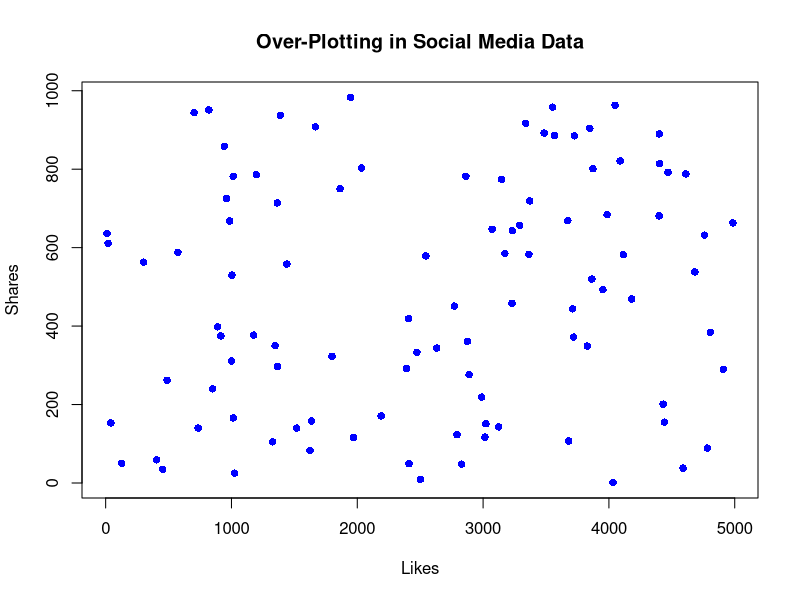
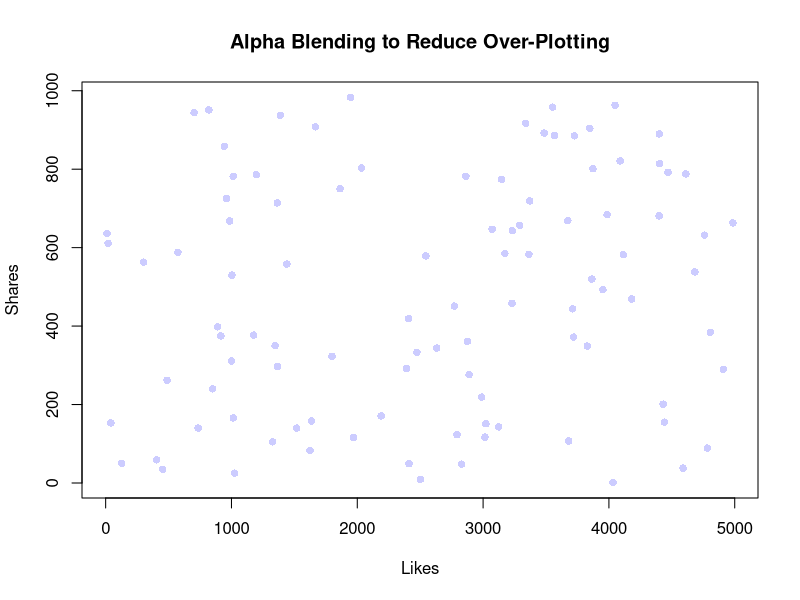
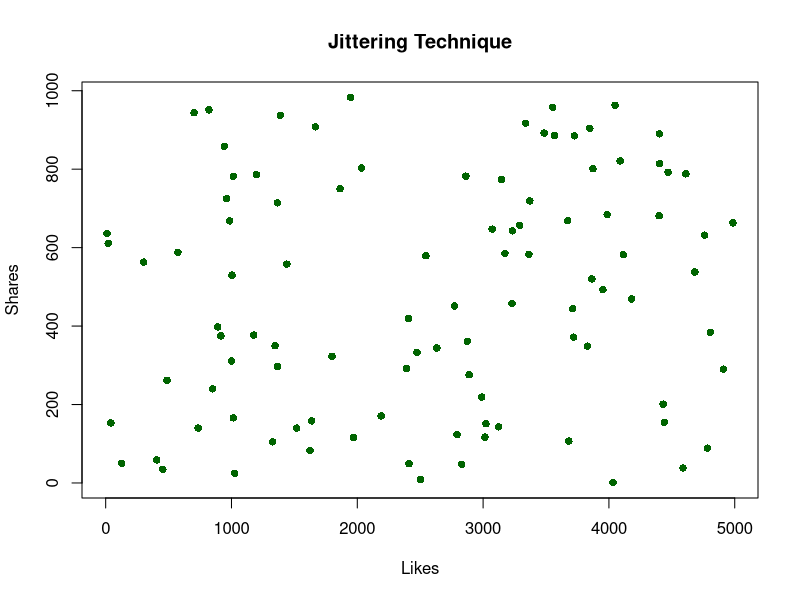
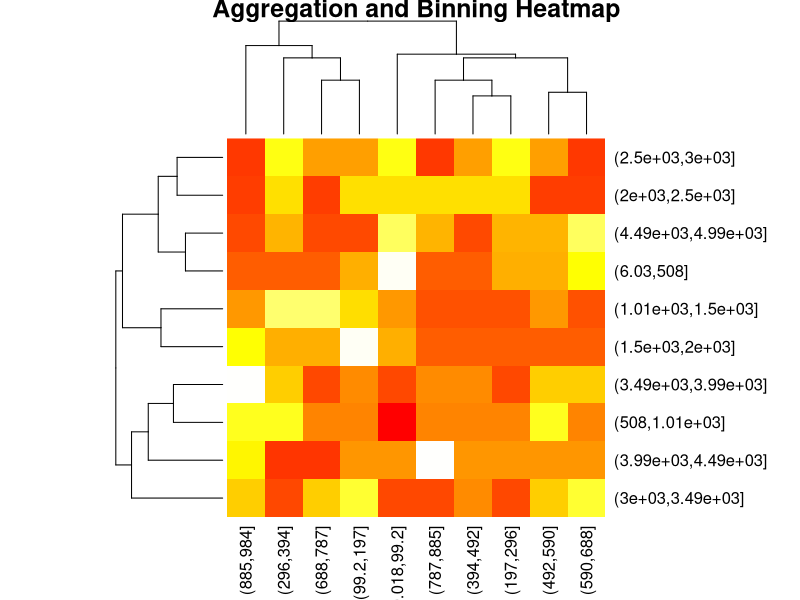

The R script that drew these images, in order:
Roll_Number <- "23BAD310"

rm(list = ls())
data <- read.csv("7.social_media_interactions.csv")
colnames(data)

data$Likes <- as.numeric(data$Likes)
data$Shares <- as.numeric(data$Shares)

data <- na.omit(data)
head(data)

plot(data$Likes, data$Shares,
     main = "Over-Plotting in Social Media Data",
     xlab = "Likes",
     ylab = "Shares",
     col = "blue",
     pch = 16)

plot(data$Likes, data$Shares,
     col = rgb(0, 0, 1, alpha = 0.2),
     pch = 16,
     main = "Alpha Blending to Reduce Over-Plotting",
     xlab = "Likes",
     ylab = "Shares")

plot(jitter(data$Likes),
     jitter(data$Shares),
     col = "darkgreen",
     pch = 16,
     main = "Jittering Technique",
     xlab = "Likes",
     ylab = "Shares")

likes_bins <- cut(data$Likes, breaks = 10)
shares_bins <- cut(data$Shares, breaks = 10)

agg_data <- table(likes_bins, shares_bins)

heatmap(agg_data,
        col = heat.colors(256),
        main = "Aggregation and Binning Heatmap")